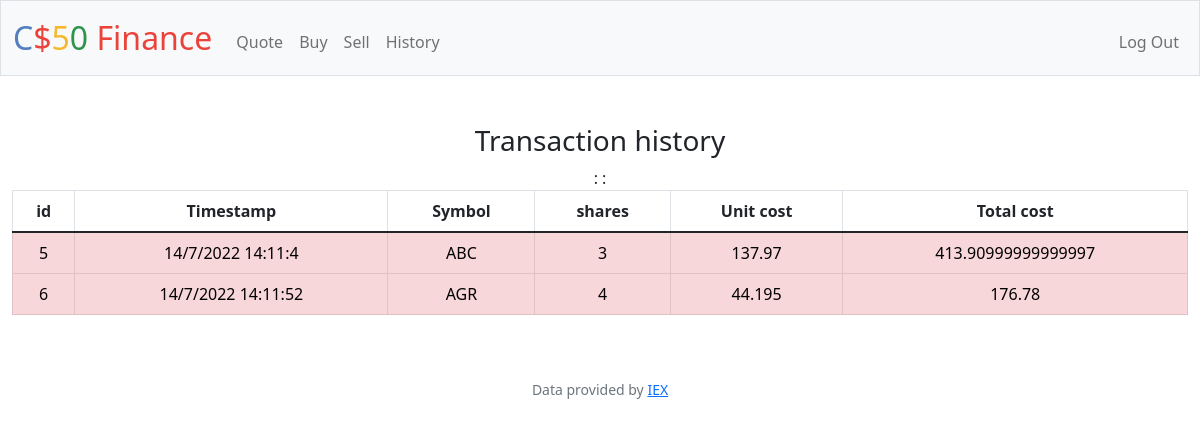
Screenshot of /history (signed in) with the database file from the repository.
### tables this page shows
CREATE TABLE 'history' (
h_id INTEGER PRIMARY KEY AUTOINCREMENT NOT NULL,
user_id INTEGER,
symbol TEXT NOT NULL,
unit_cost NUMERIC NOT NULL,'shares' INTEGER NOT NULL,
total_cost NUMERIC NOT NULL,
second INTEGER,
minute INTEGER,
hour INTEGER,
day INTEGER,
month INTEGER,
year INTEGER, status INTEGER NOT NULL,
FOREIGN KEY(user_id) REFERENCES users(id)
);

### app.py (the view)
@app.route("/history")
@login_required
def history():
    data = db.execute("SELECT * FROM history WHERE user_id=?", session["user_id"])
    return render_template("history.html", data=data)

### app.py (called while the page is built)
@app.after_request
def after_request(response):
    response.headers["Cache-Control"] = "no-cache, no-store, must-revalidate"
    response.headers["Expires"] = 0
    response.headers["Pragma"] = "no-cache"
    return response

### helpers.py (called while the page is built)
def login_required(f):
    @wraps(f)
    def decorated_function(*args, **kwargs):
        if session.get("user_id") is None:
            return redirect("/login")
        return f(*args, **kwargs)
    return decorated_function

### templates/history.html (shortened to what this page needs)
{% extends "layout.html" %}
{% block main %}
<div class="mb-3">
    <h3>Transaction history</h3>
    <table class="table table-hover table-bordered">
        <thead>
            <th>id</th>
            <th>Timestamp</th>
            <th>Symbol</th>
            <th>shares</th>
            <th>Unit cost</th>
            <th>Total cost</th>
        </thead>
        <tbody>
            {% for stock in data %}
                {% if stock["status"] == 0 %}:
                    <tr class="table-danger">
                {% else %}
                    <tr class="table-success">
                {% endif %}
                    <td>{{ stock["h_id"] }}</td>
                    <td>{{ stock["day"] }}/{{ stock["month"] }}/{{ stock["year"] }}  {{ stock["hour"] }}:{{ stock["minute"] }}:{{ stock["second"] }}</td>
                    <td>{{ stock["symbol"] }}</td>
                    <td>{{ stock["shares"] }}</td>
                    <td>{{ stock["unit_cost"] }}</td>
                    <td>{{ stock["total_cost"] }}</td>
                </tr>
            {% endfor %}
        </tbody>
    </table>
</div>
{% endblock %}

### rows the page displays
history: h_id "5", day "14", month "7", year "2022", hour "14", minute "11", second "4", symbol "ABC", shares "3", unit_cost "137.97", total_cost "413.90999999999997"
history: h_id "6", day "14", month "7", year "2022", hour "14", minute "11", second "52", symbol "AGR", shares "4", unit_cost "44.195", total_cost "176.78"
